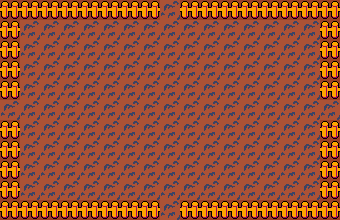

Tiled map render using the project's own tile images. Description and the map definition, with tile-layer contents summarised, below:
An orthogonal 17x11 tile map with 20x20 px tiles, 1 tile layer (Tiles), 3 tilesets and 13 objects (9x Solid, 4x Teleport).

<map version="1.0" orientation="orthogonal" renderorder="right-down" width="17" height="11" tilewidth="20" tileheight="20" backgroundcolor="#9b3e25" nextobjectid="227">
 <tileset firstgid="1" name="tileset_a" tilewidth="20" tileheight="20" tilecount="600" columns="20">
  <image source="../scenery/w1_tset.png" trans="ff00ff" width="400" height="600" />
 </tileset>
 <tileset firstgid="601" name="Buildings" tilewidth="160" tileheight="140" tilecount="13" columns="0">
  <tile id="0">
   <image width="100" height="140" source="../scenery/building_a.png" />
  </tile>
  <tile id="1">
   <image width="100" height="120" source="../scenery/building_b.png" />
  </tile>
  <tile id="2">
   <image width="80" height="80" source="../scenery/building_c.png" />
  </tile>
  <tile id="3">
   <image width="80" height="60" source="../scenery/building_d.png" />
  </tile>
  <tile id="7">
   <image width="100" height="120" source="../scenery/building_e.png" />
  </tile>
  <tile id="8">
   <image width="100" height="100" source="../scenery/building_f.png" />
  </tile>
  <tile id="9">
   <image width="80" height="120" source="../scenery/building_g1.png" />
  </tile>
  <tile id="10">
   <image width="80" height="80" source="../scenery/building_g2.png" />
  </tile>
  <tile id="11">
   <image width="80" height="100" source="../scenery/building_g3.png" />
  </tile>
  <tile id="16">
   <image width="60" height="60" source="../scenery/w1_h0.png" />
  </tile>
  <tile id="17">
   <image width="60" height="60" source="../scenery/w1_h1.png" />
  </tile>
  <tile id="18">
   <image width="80" height="60" source="../scenery/w1_h2.png" />
  </tile>
  <tile id="19">
   <image width="160" height="80" source="../scenery/w1_touristoffice.png" />
  </tile>
 </tileset>
 <tileset firstgid="621" name="Trees" tilewidth="20" tileheight="40" tilecount="6" columns="0">
  <tile id="0">
   <image width="20" height="40" source="../scenery/tree-0.png" />
  </tile>
  <tile id="1">
   <image width="20" height="40" source="../scenery/tree-1.png" />
  </tile>
  <tile id="2">
   <image width="20" height="40" source="../scenery/tree-2.png" />
  </tile>
  <tile id="3">
   <image width="20" height="40" source="../scenery/tree-3.png" />
  </tile>
  <tile id="4">
   <image width="20" height="40" source="../scenery/tree-4.png" />
  </tile>
  <tile id="5">
   <properties>
    <property name="solidheight" type="int" value="20" />
   </properties>
   <image width="20" height="40" source="../scenery/tree-5.png" />
  </tile>
 </tileset>
 <layer name="Tiles" width="17" height="11">
  <properties>
   <property name="tileset" value="tileset_a" />
  </properties>
  <data>[187 cells, 187 non-empty, 2 distinct tile ids]</data>
 </layer>
 <objectgroup name="Solids">
  <object id="211" type="Solid" x="0" y="0" width="160" height="20" />
  <object id="212" type="Solid" x="240" y="0" height="20" />
  <object id="213" type="Solid" x="0" y="20" width="20" height="80" />
  <object id="215" type="Solid" x="320" y="120" width="20" height="80" />
  <object id="216" type="Solid" x="320" y="20" width="20" height="80" />
  <object id="220" type="Solid" x="180" y="0" width="160" height="20" />
  <object id="221" type="Solid" x="180" y="200" width="160" height="20" />
  <object id="222" type="Solid" x="0" y="200" width="160" height="20" />
  <object id="223" type="Solid" x="0" y="120" width="20" height="80" />
 </objectgroup>
 <objectgroup name="Actors">
  <object id="208" name="north" type="Teleport" x="160" y="0" width="20" height="20">
   <properties>
    <property name="dir" value="down" />
    <property name="door" value="south" />
    <property name="target" value="" />
   </properties>
  </object>
  <object id="224" name="west" type="Teleport" x="0" y="100" width="20" height="20">
   <properties>
    <property name="dir" value="right" />
    <property name="door" value="east" />
   </properties>
  </object>
  <object id="225" name="east" type="Teleport" x="320" y="100" width="20" height="20">
   <properties>
    <property name="dir" value="left" />
    <property name="door" value="west" />
    <property name="target" value="" />
   </properties>
  </object>
  <object id="226" name="south" type="Teleport" x="160" y="200" width="20" height="20">
   <properties>
    <property name="dir" value="up" />
    <property name="door" value="north" />
    <property name="target" value="" />
   </properties>
  </object>
 </objectgroup>
</map>
